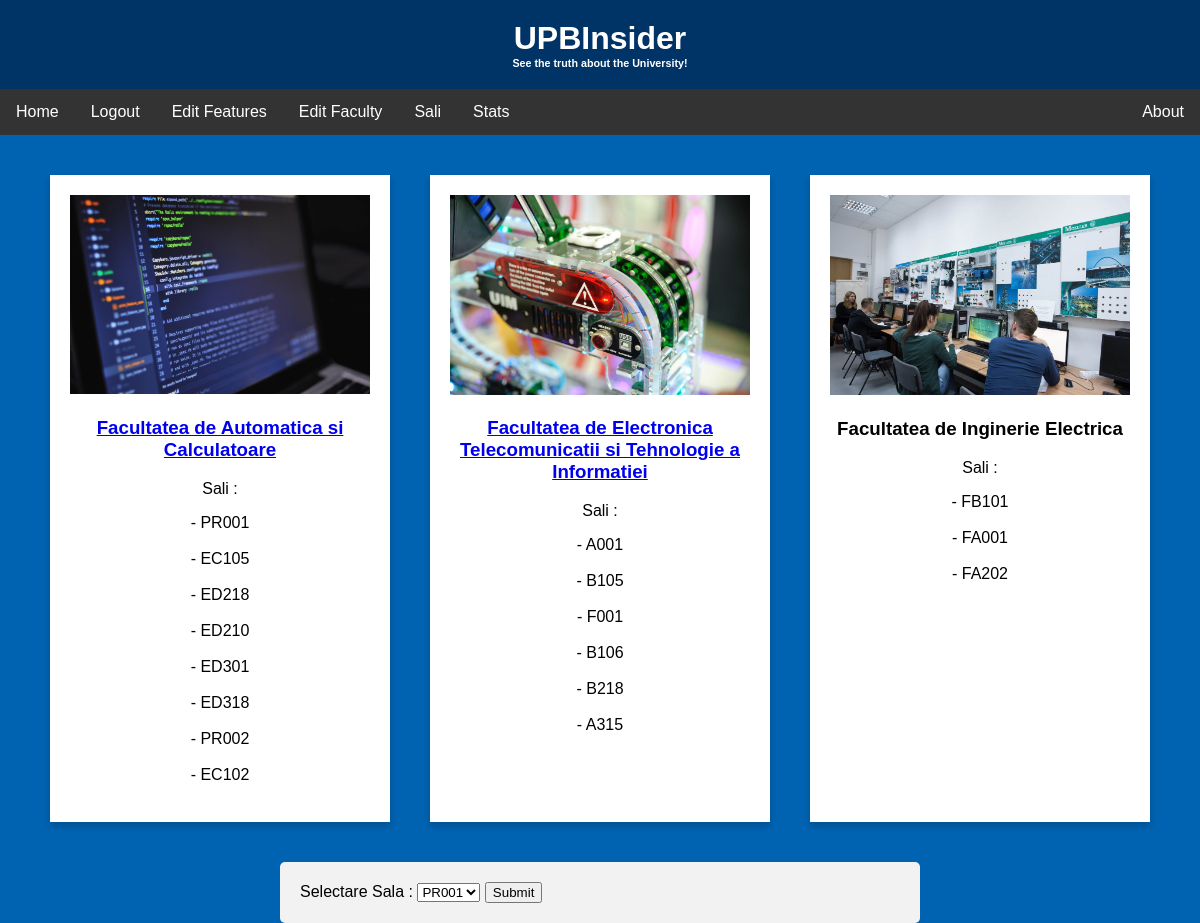
The page /univ/html/querry.php on the database its author committed.
### tables this page shows
CREATE TABLE `sala` (
  `ID Sala` int(255) NOT NULL,
  `ID Facultate` int(255) NOT NULL,
  `Nume sala` varchar(50) NOT NULL,
  `Locuri` int(50) NOT NULL
);

### univ/html/querry.php (the view, shortened to what this page needs)
<!DOCTYPE html>
<html>
    <head>
        <link rel="stylesheet" href="../css/style.css">
    </head>
    <body>
        <div class="header">
            <h1>UPBInsider</h1>
            <h6>See the truth about the University!</h6>
        </div>
        <div class="navbar">
            <a href="realhome.php">Home</a>
            <a href="faculty.html">Logout</a>
            <a href="../php/features/table.php">Edit Features</a>
            <a href="../php/table.php">Edit Faculty</a>
            <a href="home.php">Sali</a>
            <a href="statistici.php">Stats</a>
            <a href="#about" style="float:right">About</a>
        </div>
        <div class="content">
            <div class="faculty-card">
                <img href="faculty/automatica.php" src="../images/faculty/facultatea_de_automatica_02.png"
                      alt = "automatica" height = "200" width="400" />
                <a href="faculty/automatica.php"><h3>Facultatea de Automatica si Calculatoare</h3></a>
                <div class="card-back">
                <p>Sali : </p>
                <?php
                    include('..\php\connect\connn.php');
                    $sql = "SELECT s.`Nume sala`
                            FROM `sala` s
                            INNER JOIN `facultate` f ON s.`ID Facultate` = f.`ID Facultate`
                            WHERE f.`Nume Facultate` = 'Automatica si Calculatoare'";
                    $result = $conn->query($sql);
                    if (mysqli_num_rows($result) > 0){
                        while($row = mysqli_fetch_assoc($result)){
                        echo " - ".$row["Nume sala"]. "</br></br>";
                        }
                    }
                 ?>
                </div>
            </div>
            <div class="faculty-card">
                <img src="../images/faculty/facultatea_electronica_03-1024x681.jpeg"
                      alt = "automatica" height = "200" width="400"/>
                    <a href = "faculty/etti.php"><h3>Facultatea de Electronica Telecomunicatii si Tehnologie a Informatiei</h3></a>
                    <div class="card-back">
                    <p>Sali : </p>
                    <?php
                    include('..\php\connect\connn.php');
                    $sql = "SELECT s.`Nume sala`
                            FROM `sala` s
                            INNER JOIN `facultate` f ON s.`ID Facultate` = f.`ID Facultate`
                            WHERE f.`Nume Facultate` = 'Electronica Telecomunicatii si Tehnologia Informat'";
                    $result = $conn->query($sql);
                if (mysqli_num_rows($result) > 0){
                    while($row = mysqli_fetch_assoc($result)){
                    echo " - ".$row["Nume sala"]. "</br></br>";
                    }
                }
                ?>
                 </div>
            </div>
            <div class="faculty-card">
                <img src="../images/faculty/facultatea_inginerie_electrica3-1024x683.jpg"
                      alt = "automatica" height = "200" width="400"/>
                <h3>Facultatea de Inginerie Electrica</h3>
                <div class="card-back">
                <p>Sali : </p>
                    <?php
                        include('..\php\connect\connn.php');
                        $sql = "SELECT s.`Nume sala`
                                FROM `sala` s
                                INNER JOIN `facultate` f ON s.`ID Facultate` = f.`ID Facultate`
                                WHERE f.`Nume Facultate` = 'Inginerie Electrica'";
                        $result = $conn->query($sql);
                        if (mysqli_num_rows($result) > 0){
                            while($row = mysqli_fetch_assoc($result)){
                            echo " - ".$row["Nume sala"]. "</br></br>";
                         }
                        }
                    ?>
                </div>
            </div>
        </div>
        <div class="form-container">
          <form action="querry.php" method="post">
            <label for="sala_id">Selectare Sala :</label>
            <select name="sala_id" id="sala_id">
                <?php
                    include('..\php\connect\connn.php');
                    $query = "SELECT `ID Sala`, `Nume sala` FROM sala";
                    $result = $conn->query($query);
                    while ($row = $result->fetch_assoc()) {
                        echo "<option value='" . $row["ID Sala"] . "'>" . $row["Nume sala"] . "</option>";
                    }
                ?>
            </select>
            <input type="submit" value="Submit">
           </form>
        </div>
    </body>
</html>

### univ/css/style.css (style rules this page uses)
body { background-color: #0063B2FF; font-family: Arial, sans-serif; margin: 0; }
.header { text-align: center; color: white; padding: 20px; background-color: #003366; }
.header h1, .header h6 { margin: 0; }
.navbar { overflow: hidden; background-color: #333; }
.navbar a { float: left; display: block; color: white; text-align: center; padding: 14px 16px; text-decoration: none; }
.content { display: flex; flex-wrap: wrap; justify-content: center; padding: 20px; }
.faculty-card { background-color: white; padding: 20px; margin: 20px; width: 300px; text-align: center; box-shadow: 0 4px 8px 0 rgba(0, 0, 0, 0.2); }
.faculty-card img { width: 100%; height: auto; object-fit: cover; }
.form-container { width: 50%; margin: 0 auto; padding: 20px; background-color: #f2f2f2; border-radius: 5px; }

### rows shown on the page
sala: Nume sala "PR001"
sala: Nume sala "EC105"
sala: Nume sala "ED218"
sala: Nume sala "ED210"
sala: Nume sala "ED301"
sala: Nume sala "ED318"
sala: Nume sala "PR002"
sala: Nume sala "EC102"
sala: Nume sala "A001"
sala: Nume sala "B105"
sala: Nume sala "F001"
sala: Nume sala "B106"
sala: Nume sala "B218"
sala: Nume sala "A315"
sala: Nume sala "FB101"
sala: Nume sala "FA001"
sala: Nume sala "FA202"

### other values the page prints
form field sala_id "PR001"
